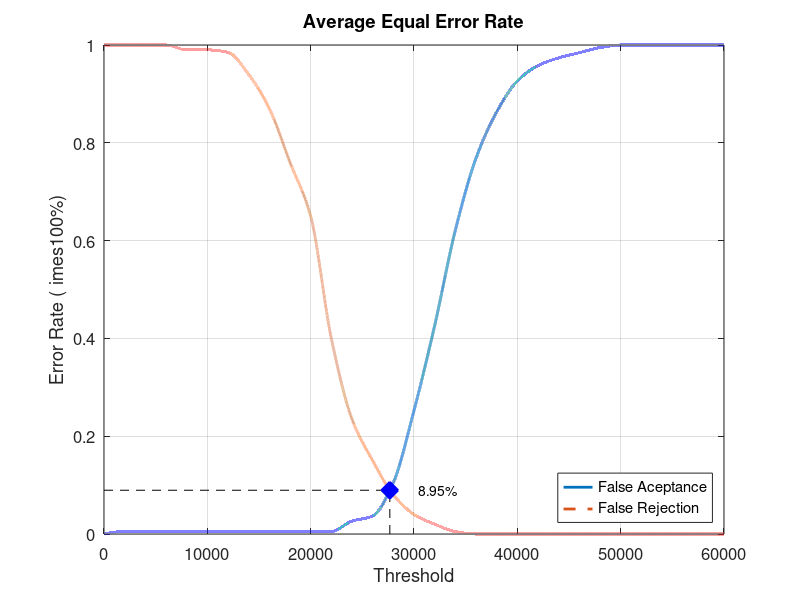
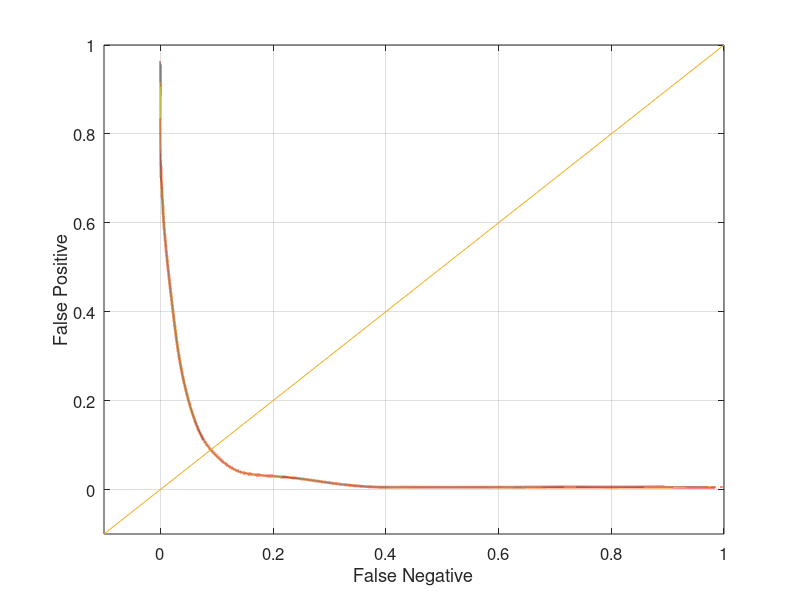

The MATLAB script that drew these images, in order:
close all;
clear;
clc;
x = 0:2000:60000;
xq = 0:0.5:60000;

y0 = [0 0.00526316 0.00526316 0.00526316 0.00526316 0.00526316 0.00526316 0.00526316 0.00526316 0.00526316 0.00526316 0.00526316 0.0263158 0.0368421 0.105263 0.252632 0.426316 0.621053 0.768421 0.863158 0.926316 0.957895 0.973684 0.984211 0.994737 1 1 1 1 1 1]
yy0 = interp1(x, y0, xq, 'pchip');
y1 = [1 1 1 1 0.99 0.99 0.985 0.94 0.87 0.76 0.65 0.4 0.235 0.15 0.08 0.04 0.02 0.005 0 0 0 0 0 0 0 0 0 0 0 0 0]
yy1 = interp1(x, y1, xq, 'pchip');

% Calculating EER: 
y2 = abs(y0 - y1);
find(y2 == min(y2))
yy2 = abs(yy0 - yy1);
xEER = find(yy2 == min(yy2));
xEERIndex = xq(xEER) % X-axis EER
yEER = yy0(xEER) % Y-axis EER

main = figure
plot(xq, yy0,'-','LineWidth', 2);	hold on
plot(xq, yy1,'--','LineWidth', 2);	hold on
plot([xEERIndex xEERIndex], [0 yEER], 'k--');	hold on
plot([0 xEERIndex], [yEER yEER], 'k--');	hold on
plot(xEERIndex, yEER, 'bx', 'LineWidth', 10);	hold on
text(xEERIndex + 10 * xEERIndex / 100, yEER, [num2str(round((10000 * yEER)) / 100) '%'])
legend('False Aceptance', 'False Rejection', 'Location', 'SouthEast')
xlabel('Threshold')
ylabel('Error Rate (	imes100%)')
title('Average Equal Error Rate')
set(gca, 'FontSize', 12)
axis([0 60000 0 1])
grid on

print(main, 'Database3_4Main', '-dpng');
FNRxFPR = figure('Color', [1 1 1]);
plot(yy1, yy0, '-', yy1, yy0, 'LineWidth', 2);
hold on
y = -0.1:0.1:1
plot(y, y); 
set(gca, 'FontSize', 12)
xlabel('False Negative')
ylabel('False Positive')
axis([-0.1 1 -0.1 1])
set(gca, 'FontSize', 12)
grid on

print(FNRxFPR, 'Database3_4FNRxFPR','-dpng');
